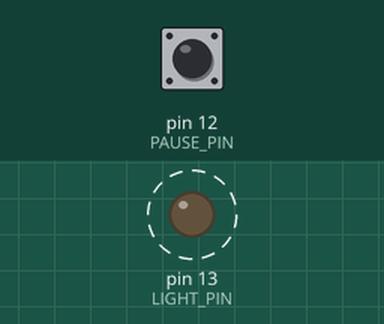
Simulated run of this sketch. Board: Arduino Uno, built with avr-gcc and run on an emulated ATmega328P. Shown: output pins drawn as LEDs (lit = HIGH). Dashed ring = blinking. The test bench sets the inputs (shaded band); at power-on: pin 12 (PAUSE_PIN) HIGH. The ROS host is connected and sends only what is stated.

Above: at 0.5 s.
Timing chart, 0 to 4.6 s (numbered marks = the images above):
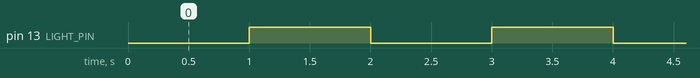

The sketch:

arduino.ino
```cpp
#include <ros.h>
#include <std_msgs/Bool.h>
#include <std_msgs/Float32.h>

#define LIGHT_ON LOW
#define LIGHT_OFF HIGH

const int LIGHT_PIN = 13;
const int PAUSE_PIN = 12;

unsigned long last_invert = 0;
float flash_rate = 0;

void rateCb(const std_msgs::Float32& status_rate){
  flash_rate = status_rate.data;
}

std_msgs::Bool bool_msg;
ros::NodeHandle nh;
ros::Publisher pause_pub("arduino_pause", &bool_msg);


void setup(){
  nh.initNode();
  nh.advertise(pause_pub);

  pinMode(PAUSE_PIN, INPUT);
  digitalWrite(PAUSE_PIN, HIGH);//enable pullup
  pinMode(LIGHT_PIN, OUTPUT);
  digitalWrite(LIGHT_PIN, LIGHT_ON);
}

void loop(){
  unsigned long pulse_length = pulseIn(PAUSE_PIN, HIGH);
  bool_msg.data = pulse_length>1400;//will not pause if pulseIn timed out (no pulse = 0)
  pause_pub.publish( &bool_msg );

  double flash_rate;
  if(nh.connected())
    flash_rate = 1;
  else
    flash_rate = 2;

   if( !bool_msg.data)
{
      unsigned long time = millis();
      if(time-last_invert>=(1000/flash_rate/2)){
	digitalWrite(LIGHT_PIN, !digitalRead(LIGHT_PIN));
	last_invert = time;
    }
}

    else
{
      digitalWrite(LIGHT_PIN, LIGHT_ON);
  }

  nh.spinOnce();
}
```

Measured:
- by itself, pin 13 (LIGHT_PIN): alternates HIGH for 1.0 s and LOW for 1.0 s
